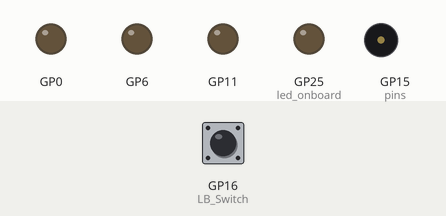
A program run on a simulated Raspberry Pi Pico running MicroPython. Shown: output pins drawn as LEDs (lit = HIGH), buzzer (waves = sounding). The test bench sets the inputs (shaded band); at power-on: GP16 (LB_Switch) HIGH. Library files of the repository ran but are not shown: buzzer_music.py; pins used as bus, display or sensor lines are not drawn.

Above: at 3.2 s.
3.3 s: GP16 (LB_Switch) pulled LOW for 0.25 s
At 3.54 s:
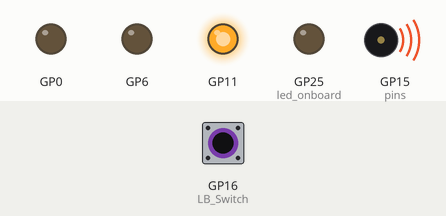
At 17.4 s:
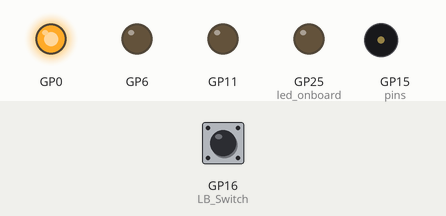
Timing chart, 0 to 18.3 s (numbered marks = the images above; inputs shaded):
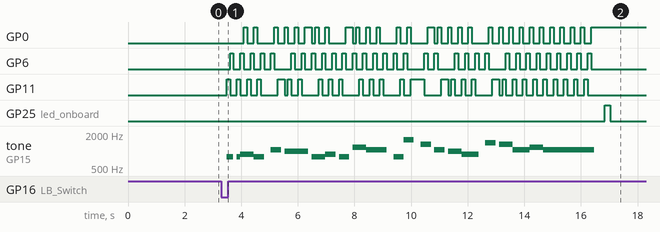

Measured:
- after the input at 3.3 s, GP0: LOW → HIGH after 0.79 s, → LOW 0.12 s later, → HIGH 0.24 s later, → LOW 0.12 s later, … (59 changes in this stretch); GP6: LOW → HIGH after 0.31 s, → LOW 0.12 s later, → HIGH 0.24 s later, → LOW 0.12 s later, … (64 changes in this stretch)

The program:

main.py
```python
from buzzer_music import music
from machine import Pin #, I2C, ADC
import utime
#from pico_i2c_lcd import I2cLcd

led_onboard = Pin('LED', Pin.OUT)

#https://onlinesequencer.net/3144580 Happy Birthday
song1 = '0 G5 1.8040000200271606 43;2.8166663646698 G5 0.8213333487510681 43;4.190666437149048 A5 3.050666570663452 43;8.381333589553833 G5 2.5813333988189697 43;12.71399998664856 C6 2.933333396911621 43;16.87533402442932 B5 6.2186665534973145 43;24.934000253677368 G5 2.111999988555908 43;27.845999002456665 G5 0.6453333497047424 43;29.249332666397095 A5 2.640000104904175 43;33.11733269691467 G5 2.1046667098999023 43;36.8460009098053 D6 3.2266666889190674 43;40.860668420791626 C6 5.1626667976379395 43;48.50600075721741 G5 1.5766667127609253 43;51.09533333778381 G5 0.8799999952316284 43;52.43266701698303 G6 2.640000104904175 43;56.61866784095764 E6 2.757333278656006 43;60.5353319644928 C6 2.9260001182556152 43;64.57933449745178 B5 4.245999813079834 43;68.41066384315491 A5 5.140666484832764 43;75.73599648475647 F6 1.7233333587646484 43;78.40333199501038 F6 0.762666642665863 43;79.99999642372131 E6 3.5786666870117188 43;84.15400338172913 C6 4.0993332862854 43;88.07333016395569 D6 4.443999767303467 43;92.75066781044006 C6 14.967333793640137 43'

#One buzzer on pin 0
mySong = music(song1, looping=False, pins=[Pin(15)])

led_onboard = Pin('LED', Pin.OUT)
LB_Switch = Pin(16, Pin.IN, Pin.PULL_UP)

# LCD
#i2c = I2C(0, sda=Pin(0), scl=Pin(1), freq=400000) # object to communicate with the LCD screen over the I2C protocol
#I2C_ADDR = i2c.scan()[0] # this will store the first I2C address found when we scan the bus
#lcd = I2cLcd(i2c, I2C_ADDR, 2, 16) # object to set up the I2C connection from the libery

#lcd.hide_cursor()
#lcd.backlight_off()

utime.sleep(2)

while True:
  if LB_Switch.value() == True:
    #lcd.backlight_off()
    led_onboard.off()
  elif LB_Switch.value() != True:
    #lcd.backlight_on()
    #lcd.clear()
    #lcd.putstr("Happy Birthday!\n")
    mySong.play_until_done()
    led_onboard.on()
  utime.sleep(0.2)
    
```
